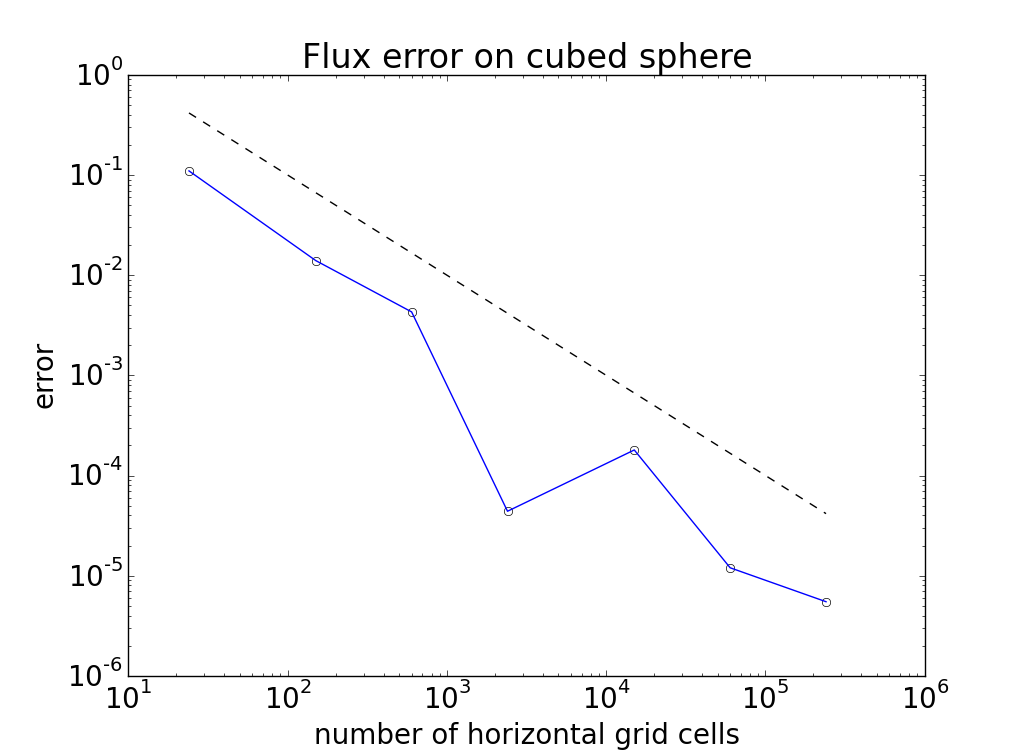

Generate this figure with Python:
from matplotlib import pylab
pylab.rcParams['font.size'] = 20

import numpy

# 20 segements

numCells = numpy.array([24, 150, 600, 2400, 15000, 60000, 240000,])
error = numpy.array([0.11, 0.014, 0.0043, 4.4e-5, 1.8e-4, 1.2e-5, 5.5e-6])

pylab.loglog(numCells, abs(error), 'o', markeredgecolor='k', markerfacecolor='w')
pylab.loglog(numCells, abs(error), 'b-')
# h ~ sqrt(1/numCells)
# error is ~ h^2
pylab.loglog(numCells, 10./numCells, 'k--')

pylab.title('Flux error on cubed sphere')
pylab.xlabel('number of horizontal grid cells')
pylab.ylabel('error')

pylab.show()
